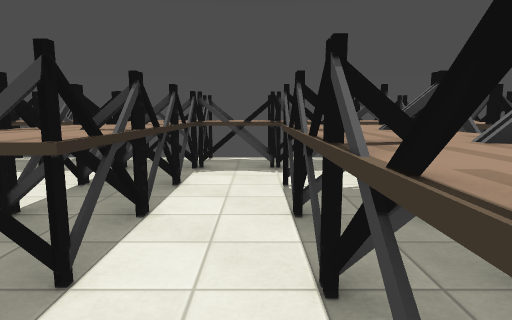
view 1 (above)

18 first-person views from a walk through a level from a Godot 3-D game. The camera is 1.4 m above the floor, tilts 8° down and sees 75° across. The floor is counted in squares, 1 m on a side. Each view is taken from the middle of a square. On the plan, view 1 faces up. The plan holds only what a view shows up to about 15 squares ahead; the rest is blank. Some surface patterns are stand-ins.

view 2
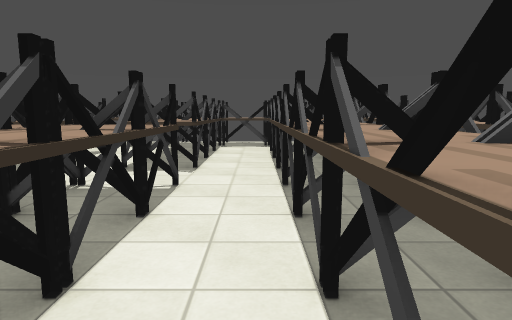

view 3
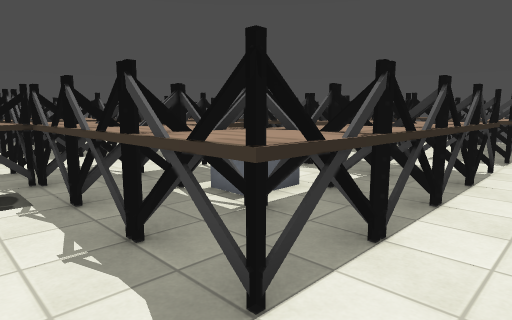

view 4
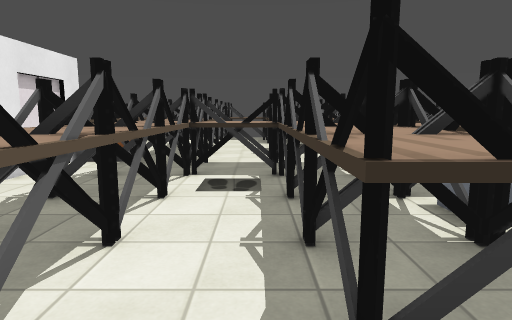

view 5
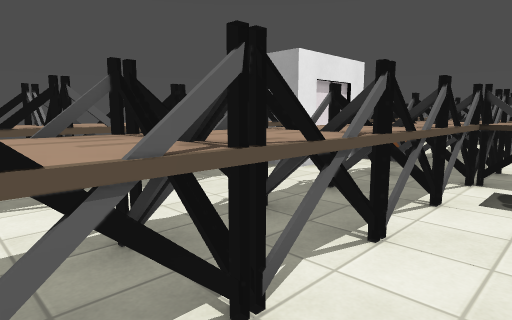

view 6
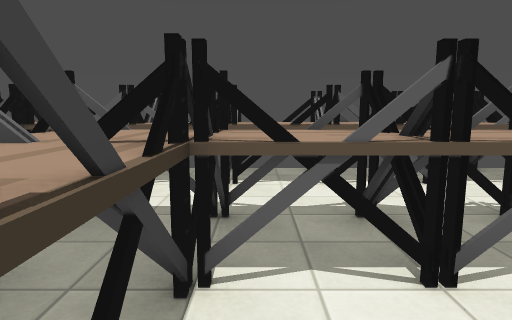

view 7
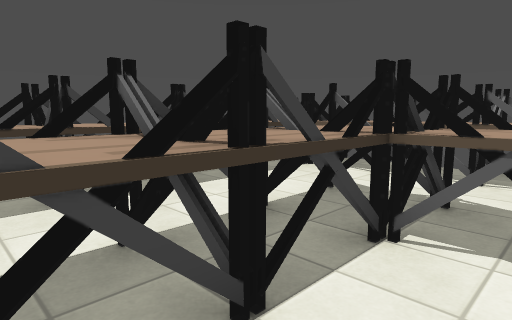

view 8
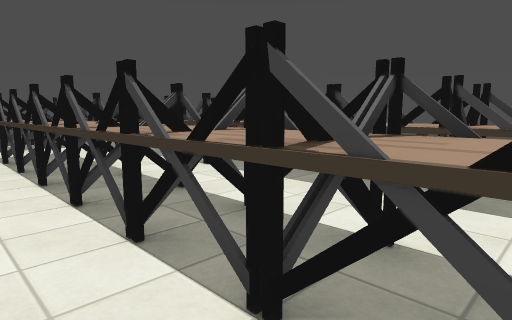

view 9
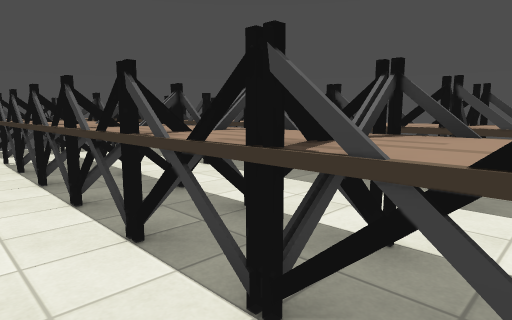

view 10
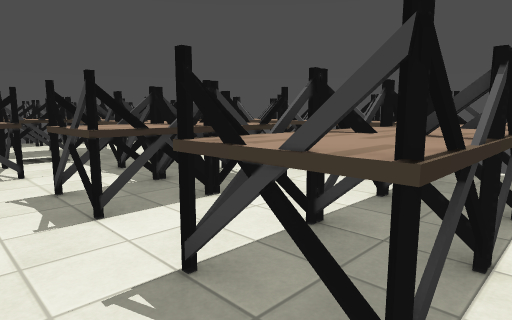

view 11
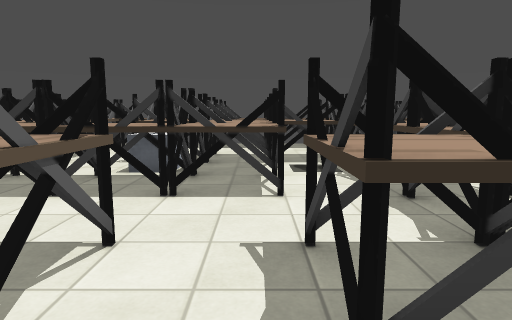

view 12
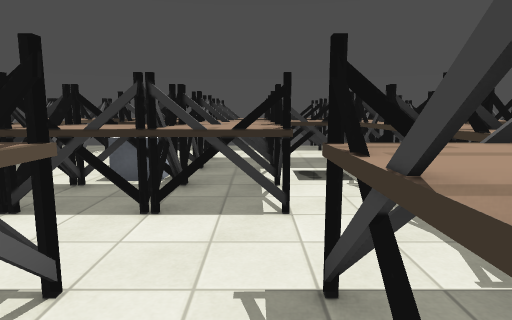

view 13
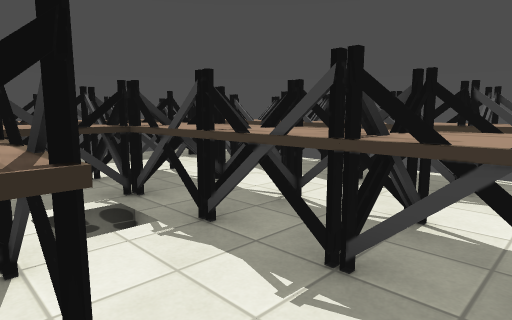

view 14
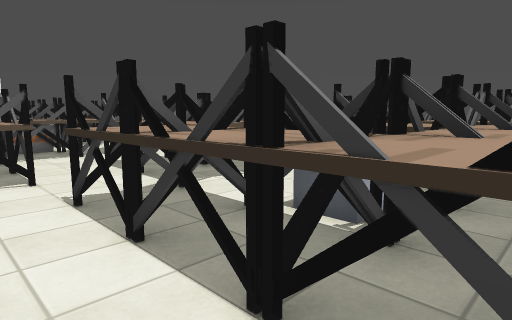

view 15
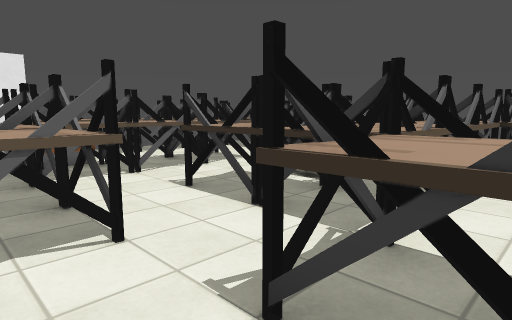

view 16
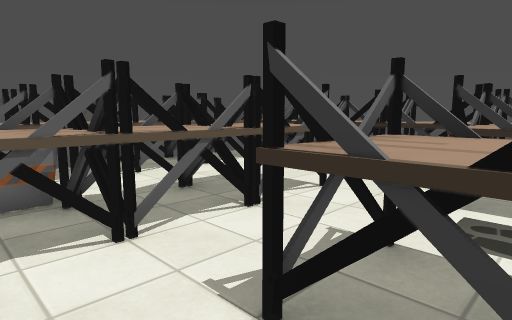

view 17
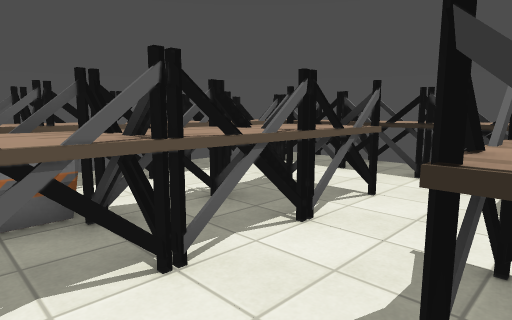

view 18
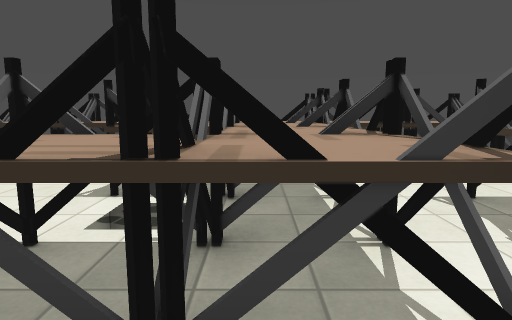

### Floor plan
Key: @ floor where view 1 was taken; # wall or solid block; . floor; ^ raised ledge; B bin; E elevator.
Columns run from 20 left of view 1 to 7 right of it. Each row starts with its distance up from view 1.
 11       #   ###############
 10     ^^^^  ^^^ ^^  ^^^^^^^^
  9 #^^ ^^^^^^^^^^^^^^^^^^^^^^^
  8 #^^.........  ...^^..... ^
  7 #^^..............^^..... ^ #
  6 # ^..^^^^^^^^^^..^^..^^. ^ #
  5 # ^..^^^^^^^^^^..^^..^^..^ #
  4 #^^..^^......^^..^^..^^..^ #
  3   ^..^^......^^..^^..^^..^^
  2   ^..^^^^^^..........^^..^
  1 #^^..^^^^^^..........^^..^
  0 #^^..^^^^^^..^^ ^^^.@^^..^
 -1 #^^..^^^^^^..^^^^^^..^^..^
 -2 #^^......^^..  ..^^..^^..^^#
 -3 #^^......^^.   ..^^..^^..^^#
 -4 #^^^^^^^^... ^^ ^^^..^^..^^#
 -5 # ^^^^^^^....^^^^^^..^^..^^#
 -6 #^^^^..^^..^^^^^^^^..^^..^^#
 -7 #^^^^..^^..^^^^^^^^..^^..^^#
 -8 #^^........^^........^^..^^#
 -9 #^^........^^........^^..^ #
-10 #^^..^^^^^^^^^^^^^^^^^^..^
-11 #^^..^^^^^^^^^^^^^^^^^^.
-12 #^^......BB..............^
-13 #^^......BB..............^
-14 #^^^^^^^^^ EE^^^^^^^^^^^^^
-15   ^^^^ ^^^    ^^  ^^^^^^ ^
-16   ########    #  #########

Positions as (right, up) in squares from view 1, and headings:
1: (0, 0), facing up
2: (0, -6), facing up
3: (0, -9), facing up-left
4: (0, -8), facing left
5: (0, -8), facing down-left
6: (0, -7), facing down
7: (-1, -6), facing down-right
8: (-1, -7), facing up-right
9: (-1, -5), facing up-right
10: (-1, 1), facing up-left
11: (-4, 2), facing left
12: (-5, 2), facing left
13: (-8, 2), facing up-left
14: (-8, 2), facing down-left
15: (-8, -2), facing down-left
16: (-10, -6), facing down-left
17: (-10, -7), facing down-left
18: (-10, -5), facing left
